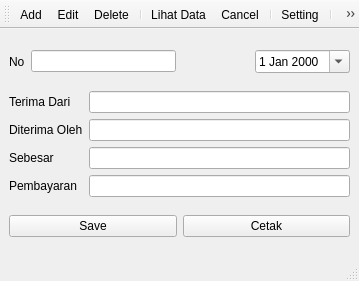
<?xml version="1.0" encoding="UTF-8"?>
<ui version="4.0">
 <class>MainWindow</class>
 <widget class="QMainWindow" name="MainWindow">
  <property name="geometry">
   <rect>
    <x>0</x>
    <y>0</y>
    <width>359</width>
    <height>281</height>
   </rect>
  </property>
  <property name="windowTitle">
   <string>Kwitansi</string>
  </property>
  <widget class="QWidget" name="centralwidget">
   <layout class="QVBoxLayout" name="verticalLayout_3">
    <item>
     <layout class="QHBoxLayout" name="horizontalLayout_2">
      <item>
       <widget class="QLabel" name="label">
        <property name="text">
         <string>No</string>
        </property>
       </widget>
      </item>
      <item>
       <widget class="QLineEdit" name="lineEditNo"/>
      </item>
      <item>
       <spacer name="horizontalSpacer">
        <property name="orientation">
         <enum>Qt::Horizontal</enum>
        </property>
        <property name="sizeType">
         <enum>QSizePolicy::Fixed</enum>
        </property>
        <property name="sizeHint" stdset="0">
         <size>
          <width>73</width>
          <height>20</height>
         </size>
        </property>
       </spacer>
      </item>
      <item>
       <widget class="QDateEdit" name="dateEdit">
        <property name="buttonSymbols">
         <enum>QAbstractSpinBox::PlusMinus</enum>
        </property>
        <property name="calendarPopup">
         <bool>true</bool>
        </property>
       </widget>
      </item>
     </layout>
    </item>
    <item>
     <layout class="QHBoxLayout" name="horizontalLayout">
      <item>
       <layout class="QVBoxLayout" name="verticalLayout">
        <item>
         <widget class="QLabel" name="label_2">
          <property name="text">
           <string>Terima Dari</string>
          </property>
         </widget>
        </item>
        <item>
         <widget class="QLabel" name="label_6">
          <property name="text">
           <string>Diterima Oleh</string>
          </property>
         </widget>
        </item>
        <item>
         <widget class="QLabel" name="label_4">
          <property name="text">
           <string>Sebesar</string>
          </property>
         </widget>
        </item>
        <item>
         <widget class="QLabel" name="label_5">
          <property name="text">
           <string>Pembayaran</string>
          </property>
         </widget>
        </item>
       </layout>
      </item>
      <item>
       <layout class="QVBoxLayout" name="verticalLayout_2">
        <item>
         <widget class="QLineEdit" name="lineEditDari"/>
        </item>
        <item>
         <widget class="QLineEdit" name="lineEditOleh"/>
        </item>
        <item>
         <widget class="QLineEdit" name="lineEditSebesar">
          <property name="inputMethodHints">
           <set>Qt::ImhDigitsOnly|Qt::ImhFormattedNumbersOnly|Qt::ImhPreferNumbers</set>
          </property>
         </widget>
        </item>
        <item>
         <widget class="QLineEdit" name="lineEditPembayaran"/>
        </item>
       </layout>
      </item>
     </layout>
    </item>
    <item>
     <layout class="QHBoxLayout" name="horizontalLayout_3">
      <item>
       <widget class="QPushButton" name="btnSimpan">
        <property name="text">
         <string>Save</string>
        </property>
        <property name="icon">
         <iconset resource="../icon.qrc">
          <normaloff>:/icon/DESIGN/icon/32x32/disk.png</normaloff>:/icon/DESIGN/icon/32x32/disk.png</iconset>
        </property>
        <property name="iconSize">
         <size>
          <width>32</width>
          <height>32</height>
         </size>
        </property>
       </widget>
      </item>
      <item>
       <widget class="QPushButton" name="btnCetak">
        <property name="text">
         <string>Cetak</string>
        </property>
        <property name="icon">
         <iconset resource="../icon.qrc">
          <normaloff>:/icon/DESIGN/icon/32x32/printer.png</normaloff>:/icon/DESIGN/icon/32x32/printer.png</iconset>
        </property>
        <property name="iconSize">
         <size>
          <width>32</width>
          <height>32</height>
         </size>
        </property>
       </widget>
      </item>
     </layout>
    </item>
   </layout>
  </widget>
  <widget class="QStatusBar" name="statusbar"/>
  <widget class="QToolBar" name="toolBar">
   <property name="windowTitle">
    <string>toolBar</string>
   </property>
   <property name="iconSize">
    <size>
     <width>32</width>
     <height>32</height>
    </size>
   </property>
   <property name="toolButtonStyle">
    <enum>Qt::ToolButtonTextUnderIcon</enum>
   </property>
   <attribute name="toolBarArea">
    <enum>TopToolBarArea</enum>
   </attribute>
   <attribute name="toolBarBreak">
    <bool>false</bool>
   </attribute>
   <addaction name="actionAdd"/>
   <addaction name="actionEdit"/>
   <addaction name="actionDelete"/>
   <addaction name="separator"/>
   <addaction name="actionLihat_Data"/>
   <addaction name="actionCancel"/>
   <addaction name="separator"/>
   <addaction name="actionSetting"/>
   <addaction name="separator"/>
   <addaction name="actionExit"/>
  </widget>
  <action name="actionExit">
   <property name="icon">
    <iconset resource="../icon.qrc">
     <normaloff>:/icon/DESIGN/icon/32x32/door_out.png</normaloff>:/icon/DESIGN/icon/32x32/door_out.png</iconset>
   </property>
   <property name="text">
    <string>Exit</string>
   </property>
   <property name="toolTip">
    <string>Keluar</string>
   </property>
   <property name="shortcut">
    <string>Ctrl+Q</string>
   </property>
  </action>
  <action name="actionLihat_Data">
   <property name="icon">
    <iconset resource="../icon.qrc">
     <normaloff>:/icon/DESIGN/icon/32x32/application_form_magnify.png</normaloff>:/icon/DESIGN/icon/32x32/application_form_magnify.png</iconset>
   </property>
   <property name="text">
    <string>Lihat Data</string>
   </property>
   <property name="shortcut">
    <string>F3</string>
   </property>
  </action>
  <action name="actionEdit">
   <property name="icon">
    <iconset resource="../icon.qrc">
     <normaloff>:/icon/DESIGN/icon/32x32/pencil.png</normaloff>:/icon/DESIGN/icon/32x32/pencil.png</iconset>
   </property>
   <property name="text">
    <string>Edit</string>
   </property>
   <property name="shortcut">
    <string>F2</string>
   </property>
  </action>
  <action name="actionCancel">
   <property name="icon">
    <iconset resource="../icon.qrc">
     <normaloff>:/icon/DESIGN/icon/32x32/cancel.png</normaloff>:/icon/DESIGN/icon/32x32/cancel.png</iconset>
   </property>
   <property name="text">
    <string>Cancel</string>
   </property>
   <property name="shortcut">
    <string>Esc</string>
   </property>
  </action>
  <action name="actionDelete">
   <property name="icon">
    <iconset resource="../icon.qrc">
     <normaloff>:/icon/DESIGN/icon/32x32/delete.png</normaloff>:/icon/DESIGN/icon/32x32/delete.png</iconset>
   </property>
   <property name="text">
    <string>Delete</string>
   </property>
   <property name="shortcut">
    <string>Del</string>
   </property>
  </action>
  <action name="actionAdd">
   <property name="icon">
    <iconset resource="../icon.qrc">
     <normaloff>:/icon/DESIGN/icon/32x32/add.png</normaloff>:/icon/DESIGN/icon/32x32/add.png</iconset>
   </property>
   <property name="text">
    <string>Add</string>
   </property>
   <property name="toolTip">
    <string>Tambah</string>
   </property>
   <property name="shortcut">
    <string>Ctrl+N</string>
   </property>
  </action>
  <action name="actionSetting">
   <property name="icon">
    <iconset resource="../icon.qrc">
     <normaloff>:/icon/DESIGN/icon/32x32/toolbox.png</normaloff>:/icon/DESIGN/icon/32x32/toolbox.png</iconset>
   </property>
   <property name="text">
    <string>Setting</string>
   </property>
  </action>
 </widget>
 <resources>
  <include location="../icon.qrc"/>
 </resources>
 <connections>
  <connection>
   <sender>actionExit</sender>
   <signal>triggered()</signal>
   <receiver>MainWindow</receiver>
   <slot>close()</slot>
   <hints>
    <hint type="sourcelabel">
     <x>-1</x>
     <y>-1</y>
    </hint>
    <hint type="destinationlabel">
     <x>161</x>
     <y>148</y>
    </hint>
   </hints>
  </connection>
 </connections>
</ui>
